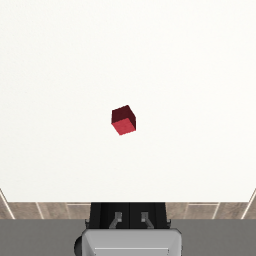
#> input picture AsenFolder/debug_images/step_0000_agentview.png, 256 x 256 px
$ python -i pick_place_vision.py   (imports and definitions only)
#> lines starting #> are read from the running program, lines starting #| are printed output that depends on the picture; after the words box and inside, x2 and y2 are one past the last pixel; in counts of white or black regions, pixels touching at a corner belong together
#!/usr/bin/env python3
"""
pick_place_vision.py – Pick and Place with Vision using robosuite

This script demonstrates:
• Using camera observations to locate objects
• State machine for pick and place behavior
• Visual feedback processing
• Coordinated arm and gripper control
"""

import time
import numpy as np
import cv2
import robosuite as suite
from robosuite.wrappers.gym_wrapper import GymWrapper
from robosuite.controllers.parts.controller_factory import load_part_controller_config
from robosuite.controllers.composite.composite_controller_factory import (
    refactor_composite_controller_config,
)

# ────────────────────────── Configuration ──────────────────────────
CONTROL_FREQ = 20              # Hz
HORIZON = 10000                # steps (no timeout)
CUBE_SIZE = 0.025              # cube size in meters

# Task states
class TaskState:
    APPROACH = "approach"
    DESCEND = "descend"
    GRASP = "grasp"
    LIFT = "lift"
    MOVE_TO_TARGET = "move_to_target"
    RELEASE = "release"
    RETREAT = "retreat"
    DONE = "done"

# ────────────────────────── Environment Setup ──────────────────────────
# [33 lines left out: function make_env, not called in this run]

# ────────────────────────── Vision Processing ──────────────────────────
def find_cube_position(rgb_image, depth_image=None):
    """
    Simple cube detection using color thresholding
    Returns (x, y) pixel coordinates of cube center, or None if not found
    """
    # Convert RGB to HSV for better color detection
    hsv = cv2.cvtColor(rgb_image, cv2.COLOR_RGB2HSV)
#> hsv: shape (256, 256, 3); mean H, S, V 24.3, 8.8, 220.8

    # Red cube detection - more lenient ranges
    # HSV ranges for red objects (broader range)
    lower_red1 = np.array([0, 50, 50])      # Lower saturation/value thresholds
    upper_red1 = np.array([15, 255, 255])
    lower_red2 = np.array([160, 50, 50])    # Broader red range
    upper_red2 = np.array([180, 255, 255])

    # Create masks for red color
    mask1 = cv2.inRange(hsv, lower_red1, upper_red1)
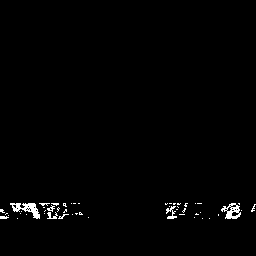
#> mask1: shape (256, 256); 1.1% white in thin lines or dots, all inside (x1, y1, x2, y2) = (0, 203, 256, 219)
    mask2 = cv2.inRange(hsv, lower_red2, upper_red2)
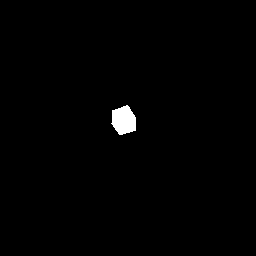
#> mask2: shape (256, 256); 0.85% white; 1 white region, box (x1, y1, x2, y2) and area: (111, 105, 136, 135) 557
    mask = mask1 + mask2
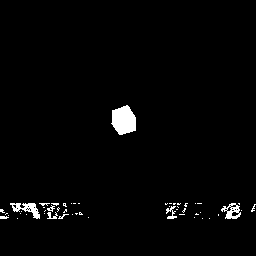
#> mask: shape (256, 256); 2% white; 51 white regions (43 under 20 px), largest, box (x1, y1, x2, y2) and area: (111, 105, 136, 135) 557, (10, 203, 40, 219) 213, (221, 203, 241, 219) 165

    # Apply morphological operations to clean up the mask
    kernel = np.ones((3,3), np.uint8)
    mask = cv2.morphologyEx(mask, cv2.MORPH_OPEN, kernel)
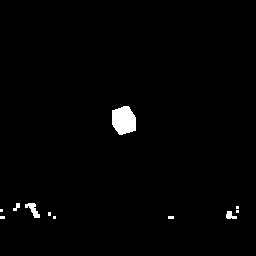
#> mask: shape (256, 256); 1.3% white; 11 white regions (7 under 20 px), largest, box (x1, y1, x2, y2) and area: (112, 106, 136, 135) 554, (25, 203, 40, 218) 107, (226, 211, 237, 219) 58, (13, 203, 20, 211) 32
    mask = cv2.morphologyEx(mask, cv2.MORPH_CLOSE, kernel)
#> mask: shape (256, 256); 1.3% white; 10 white regions (5 under 20 px)

    # Find contours
    contours, _ = cv2.findContours(mask, cv2.RETR_EXTERNAL, cv2.CHAIN_APPROX_SIMPLE)
#> contours = 10 contours, 7 with area under 20; largest, box (x1, y1, x2, y2) and area: (112, 106, 136, 135) 513, (25, 203, 40, 218) 86, (226, 211, 237, 219) 42

    if contours:
        # Find largest contour (assumed to be the cube)
        largest_contour = max(contours, key=cv2.contourArea)
#> largest_contour = contour of 36 points, box (x1, y1, x2, y2) (112, 106, 136, 135), area 513
        area = cv2.contourArea(largest_contour)
#> area = 513

        if area > 50:  # Lower area threshold
            # Calculate centroid
            M = cv2.moments(largest_contour)
#> M = moments, m00 513, centre m10/m00, m01/m00 = (123.4, 120)
            if M["m00"] != 0:
                cx = int(M["m10"] / M["m00"])
#> cx = 123
                cy = int(M["m01"] / M["m00"])
#> cy = 119
                return (cx, cy), area

    return None, 0

# [21 lines left out: function pixel_to_world_position, not called in this run]

# ────────────────────────── Joint Space Poses ──────────────────────────
# Pre-defined joint configurations for different phases
HOME = np.array([0.0, -0.5, 0.0, -2.2, 0.0, 1.8, 0.0])
OBSERVE = np.array([0.0, -0.1, 0.0, -1.9, 0.0, 1.7, 0.0])  # Better viewing angle - closer to table

# [13 lines left out: function joints_for_position, not called in this run]

def joints_for_target_position():
    """Return joint configuration for target drop location"""
    return np.array([-0.3, 0.2, 0.3, -1.6, 0.0, 1.8, -0.2])  # More conservative drop position

# ────────────────────────── Main Control Loop ──────────────────────────
# [168 lines left out: function main, not called in this run]

# [2 lines not run here, left out]

>>> import cv2
>>> picture = cv2.cvtColor(cv2.imread('debug_images/step_0000_agentview.png'), cv2.COLOR_BGR2RGB)
>>> result = find_cube_position(picture)
#> result = ((123, 119), 513)
